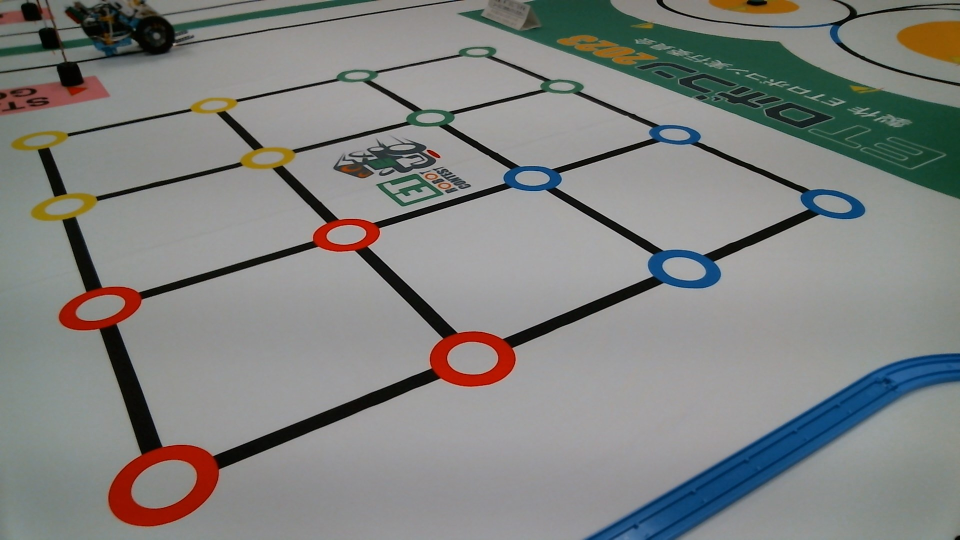
#> input picture PC/recognize_image/test/image.jpg, 1920 x 1080 px (shown at 1/2 size)
$ python areaDetect.py
#> lines starting #> are read from the running program, lines starting #| are printed output that depends on the picture; after the words box and inside, x2 and y2 are one past the last pixel; in counts of white or black regions, pixels touching at a corner belong together
### PC/recognize_image/test/treasureArea.py
from enum import Enum
import os
import re

class BlockType(Enum):
    none = 0
    decoy = 1
    treasure = 2

class SquareInfo:
    def __init__(self):
        self.__blockType = BlockType.none

    @property
    def blockType(self):
        return self.__blockType

    @blockType.setter
    def blockType(self, value:BlockType):
        self.__blockType = value

class TreasureArea:
    def __init__(self):
        #保存するファイル名
        self.__fileName = f'treasureBlockData.txt'
        self.__size = 4
        self.__square = [[SquareInfo() for i in range(self.__size)] for j in range(self.__size)]

    # [45 lines left out: functions display, setBlockType, count, output, not called in this run]


# [7 lines that do not run on import are left out]

### PC/recognize_image/test/areaDetect.py
import numpy as np
from sklearn.decomposition import PCA
from PIL import Image
import matplotlib.pyplot as plt
import numpy as np
import cv2
import math
import copy

import treasureArea as ta
import webCamera as wc

class draw:
    def __init__(self):
        self.__penSize = 2

    def circle(self, image, points, color):
        #centroid_image = cv2.cvtColor(image, cv2.COLOR_GRAY2RGB)
        if points == None:
            return
        for x in points:
            cv2.circle(image, (x[0], x[1]), 8, (0, 0, 0), -1)
            cv2.circle(image, (x[0], x[1]), 5, color, -1)

    def line(self, image, lines, color):
        if lines == None:
            return
        for x in lines:
            cv2.line(image, (x[0][0], x[0][1]), (x[1][0], x[1][1]), color, 2)

class Point:
    def __init__(self, pos:[int, int]):
        self.__pos = pos

    @property
    def pos(self):
        return self.__pos
    @property
    def x(self):
        return self.__pos[0]
    @property
    def y(self):
        return self.__pos[1]

class pointManage:
    """
    複数の特徴点情報を管理、計算をする。
    引数 | ライン生成に必要な点-1:int, 許容誤差角度:float
    """
    def __init__(self, count:int, degPermissibleError:float):
        self.__count = count
        self.__degPermissibleError = degPermissibleError
        self.__processDistance = 5
        self.__kernelSize = 9 #カーネルサイズは奇数にしてください
        self.__maskThreshold = 0.7
        self.__points = []

    def findFeature(self):
        """
        特徴量を探す。 \n
        ラインを見つけた始点と終点のポイント(idx)と使われたポイント(idx)のset型を返す
        """
        linesSet = set()
        for i in range(0, self.maxPoints):
            degrees = self.__calcDeg(i)
            lines = self.__findLine(i, degrees)
            for j in lines:
                #ラインの始点と終点のみを格納
                line = frozenset((j[0][0], j[-1][0]))
                #line = frozenset([x[0] for x in j])
                linesSet.add(line)

        # 型の正規化
        newPoints = set()
        newLines = []
        for i in linesSet:
            # frozensetの中身取り出し
            line = []
            for j in i:
                line.append(j)
                newPoints.add(j)
            newLines.append(tuple(line))

        return newLines, tuple(newPoints)

    def __calcDeg(self, idx) -> [(int, float)]:
        """
        idxを対象として各点間の角度を計算し降順に並び替える
        """
        targetPoint = self.__points[idx]
        degrees = []
        for i, o in enumerate(self.points):
            # 対象ではない場合角度計算する
            if not(i == idx):
                dx = o.x - targetPoint.x
                dy = o.y - targetPoint.y
                # アークタンジェントを使用して角度を計算（ラジアン）
                angle_radians = math.atan2(dy, dx)
                # ラジアンから度に変換
                angle_degrees = math.degrees(angle_radians)
                degrees.append((i, angle_degrees))
        degrees.sort(key=lambda x: x[1])
        return degrees

    def __findLine(self, targetIdx:int, degrees:[(int, float)]) -> [int, Point]:
        """
        各種ポイントからラインを生成できる部分を探索する。失敗は0を返す \n
        引数 | 対象ポイントの要素:int, 角度情報:[(int, float)]
        """
        # 与えられた要素が必要点より少ない場合終了
        if (len(degrees) - self.__count) < 0:
            return []

        lines = []
        # degreesの走査
        for i in range(0, len(degrees) - self.__count + 1):
            error = 0
            deg = degrees[i][1]
            line = [(targetIdx, self.__points[targetIdx])]
            # degreesのiからi+countまでを走査、誤差計算をする
            for j in range(0, self.__count):
                error += (degrees[i + j][1] - deg)
                deg = degrees[i + j][1]
            # ライン成立の場合
            if error < self.__degPermissibleError:
                for j in range(0, self.__count):
                    idx = degrees[i + j][0]
                    line.append((idx, self.__points[idx]))
                line = self.__lineAlignment(line)
                lines.append(line)
        return lines

    def __lineAlignment(self, line:[[int, Point]]) -> [int, Point]:
        """
        PCAを用いてラインの端のポイントを特定するためのソートを行う
        引数:[[idx(int), Point]]
        """
        linePos = np.array([[i[1].x, i[1].y] for i in line])
        pca = PCA(n_components=1)
        pca.fit(linePos)
        transformedData = pca.transform(linePos).tolist()
        sortedLine = sorted(line, key=lambda x: transformedData[line.index(x)][0], reverse=True)
        return sortedLine

    def checkMinLine(self, points:[int], lines:[int, int], minCount:int):
        """
        各pointsがminCount未満のラインを引いている場合は削除する
        """
        # いくつラインを引いているかカウント
        countIdx = [0 for i in range(0, self.maxPoints)]
        saveIdx = []
        for i in lines:
            for j in i:
                countIdx[j] += 1
        # 指定数以上のポイントを保存
        for i, x in enumerate(countIdx):
            if x >= minCount:
                saveIdx.append(i)
        newPoints = saveIdx
        # ポイントが存在しないラインは削除
        newLines = []
        for i in lines:
            if (i[0] in newPoints) and (i[1] in newPoints):
                newLines.append(i)

        return newPoints, newLines

    def checkLineOnMask(self, areaPoints:[int, int], areaLines:[[int, int], [int, int]], maskImg):
        """
        マスク画像がライン上を通っているかを確認し、でなければ削除する
        """
        newLines = []
        # ラインのポイントごとに処理
        for i in areaLines:
            lineOfPoints = self.__makeLineOfPoints(i[0], i[1], self.__processDistance)
            # 作成した点群直線データからマスクの情報を取得
            values = []
            for pos in lineOfPoints:
                values.append(maskImg[pos[1], pos[0]])
            # 畳み込み
            avgValues = self.__averageSmooth(values, self.__kernelSize)

            if min(avgValues) > self.__maskThreshold:
                newLines.append(i)
        # ラインにあるポイントを抽出
        newPoints = set()
        for line in newLines:
            for pos in line:
                newPoints.add(tuple(pos))
        newPoints = tuple(newPoints)

        return newLines, newPoints

    def __makeLineOfPoints(self, point1, point2, processDistance):
        """
        2点間の座標をステップ数ごとに進んで処理する関数

        point1: 始点の座標 (x1, y1)
        point2: 終点の座標 (x2, y2)
        processDistance: 処理移動間隔(ベクトル)
        """
        x1, y1 = point1
        x2, y2 = point2
        distance = math.sqrt((x2 - x1)**2 + (y2 - y1)**2)

        stepCount = round(distance / processDistance)

        # 始点から終点までのベクトルを計算
        delta_x = (x2 - x1) / stepCount
        delta_y = (y2 - y1) / stepCount

        # ステップごとに座標を計算して処理
        lineOfPoints = []
        for step in range(stepCount + 1):
            current_x = round(x1 + step * delta_x)
            current_y = round(y1 + step * delta_y)
            lineOfPoints.append((current_x, current_y))
        return lineOfPoints

    def __averageSmooth(self, arr, kernel_size):
        """
        1次元の配列を平均化するためのユーティリティ関数です。 \n
        指定したカーネルサイズに基づいて、配列内の要素を平均化します。 \n
        また、カーネルサイズが配列の要素数を超える場合には False を返します。
        """
        if kernel_size > len(arr):
            return False  # カーネルサイズが配列の要素数より大きい場合はFalseを返す

        kernel = np.ones(kernel_size) / kernel_size  # 平均化のためのカーネルを作成
        smoothed = np.convolve(arr, kernel, mode='same')  # 1次元畳み込みを実行
        half_kernel_size = kernel_size // 2

        # カーネルのサイズが奇数の場合、結果から両端の要素を削除
        if kernel_size % 2 == 1:
            smoothed = smoothed[half_kernel_size:-(half_kernel_size)]
        else:
            print("warning: pointManageの__averageSmooth(), カーネルサイズを奇数にしてください")

        return smoothed

    def displayPoint(self):
        for i, o in enumerate(self.__points):
            print(f'idx:{i}, pos:[{o.x}, {o.y}]')

    def idx2Val(self, points, lines):
        areaPoints = [(self.__points[i].pos) for i in points]
        areaLines = [(self.__points[i[0]].pos, self.__points[i[1]].pos) for i in lines]
        return areaLines, areaPoints

    def addPoint(self, pos:[int, int]):
        point = Point([pos[0], pos[1]])
        self.__points.append(point)
    def setPoints(self, points:[Point]):
        self.__points = points

    @property
    def maxPoints(self) -> int:
        return len(self.__points)
    @property
    def points(self) -> [Point]:
        return self.__points

class AreaDetect:
    def __init__(self):
        self.__treasureArea = ta.TreasureArea()
        self.__draw = draw()
        self.__degPermissibleError = 1.0
        self.__count = 3
        self.__processSize = (768, 432)

        #閾値 (360°100°100°)
        self.__redRange = [ # Red-ish colors H=7
            ((347, 55, 50), (360, 100, 100)),
            ((0, 55, 50), (27, 100, 100))
        ]
        self.__yellowRange = [ # Yellow-ish colors H=47
            ((30, 27, 25), (77, 100, 100))
        ]
        self.__greenRange = [ # Green H=150
            ((120, 15, 20), (180, 100, 100))
        ]
        self.__blueRange = [ # blue H=207
            ((187, 50, 25), (237, 100, 100))
        ]
        self.__lineRange = [ #black
            ((0, 0, 0), (360, 100, 25))
        ]
        #閾値サイズ
        #self.__sizeRange = (1000 * self.__imgSizeRate**2, 80000 * self.__imgSizeRate**2) #1000. 80000
        self.__sizeRange = (90, 12800)

        self.__rawImage = None
        self.__maskPoint = None
        self.__maskLine = None
        self.__maskColorPoint = {'red':None ,'yellow':None ,'blue':None ,'green':None}

    def detectArea(self, image):
        """
        与えられた画像の中から特定の色と幾何学的なパターンに基づいて特定のエリアと方向性を検出します。\n
        引数:\n
        - image (numpy.ndarray): 検出のための入力画像。\n

        戻り値:\n
        - tuple: 次の要素を含むタプル:\n
          - image (numpy.ndarray): 検出された点、ライン、エリアが描画された画像。\n
          - rawImage (numpy.ndarray): リサイズされた生画像 \n
          - areaPoints (list): 検出されたエリアを示す点のリスト。\n
          - areaLines (list): 検出されたエリアの点を結ぶラインのリスト。\n
        """

        image = self.__resizeImage(image, self.__processSize)
        self.__rawImage = copy.deepcopy(image)

        # 各種マスク処理
        self.__maskColorPoint['red'] = self.__maskImage(image, self.__redRange)
        self.__maskColorPoint['yellow'] = self.__maskImage(image, self.__yellowRange)
        self.__maskColorPoint['blue'] = self.__maskImage(image, self.__blueRange)
        self.__maskColorPoint['green'] = self.__maskImage(image, self.__greenRange)
        self.__maskLine = self.__maskImage(image, self.__lineRange)

        # マスクを埋める
        self.__maskColorPoint['red'] = self.__fillMask(self.__maskColorPoint['red'])
        self.__maskColorPoint['yellow'] = self.__fillMask(self.__maskColorPoint['yellow'])
        self.__maskColorPoint['blue'] = self.__fillMask(self.__maskColorPoint['blue'])
        self.__maskColorPoint['green'] = self.__fillMask(self.__maskColorPoint['green'])

        # 全ての色のマスクを結合
        combined_mask = np.zeros_like(self.__maskColorPoint['red'])
        for mask in self.__maskColorPoint.values():
            combined_mask = cv2.bitwise_or(combined_mask, mask)
        self.__maskPoint = combined_mask

        # エリアの特定
        points = self.__findPoint(self.__maskPoint)
        areaPoints, areaLines = self.__findArea(points)

        # 向きの特定
        areaPoints = self.__findRotation(areaPoints)

        # 描画
        self.__draw.circle(image, points, (0, 0, 255))
        self.__draw.line(image, areaLines, (255, 0, 0))
        if not(None in areaPoints):
            self.__draw.circle(image, areaPoints, (255, 0, 255))

        # 正しく認識しなければ0を返す
        if len(areaPoints) != 4:
            return image, 0, 0

        return image, self.__rawImage, areaPoints, areaLines

    def __findRotation(self, areaPoints):
        """
        エリアの向きを特定する。
        ポイントの配列を[赤, 青, 緑, 黄]に変更する。
        """
        # 探索
        newPoints = [None, None, None, None]
        for i, point in enumerate(areaPoints):
            if self.__maskColorPoint['red'][point[1]][point[0]] == 1:
                newPoints[0] = point
            elif self.__maskColorPoint['blue'][point[1]][point[0]] == 1:
                newPoints[1] = point
            elif self.__maskColorPoint['green'][point[1]][point[0]] == 1:
                newPoints[2] = point
            elif self.__maskColorPoint['yellow'][point[1]][point[0]] == 1:
                newPoints[3] = point
        return newPoints

    def __resizeImage(self, image, resize):
        ## Resize the image to x% of its original size
        #height, width, _ = image.shape
        #new_width = int(width * rateSize)
        #new_height = int(height * rateSize)
        resized_image = cv2.resize(image, (resize[0], resize[1]))
        return resized_image

    def __maskImage(self, image, hsv_ranges):
        """
        画像をhsv_rangesの閾値を用いて処理する。\n
        return:画像
        """
        # Convert the resized image to HSV color space
        hsv_image = cv2.cvtColor(image, cv2.COLOR_RGB2HSV)

        # Convert the provided HSV ranges to OpenCV format
        converted_ranges = [
            (
                tuple(map(int, np.round(np.multiply(min_HSV, np.array([180/360, 255/100, 255/100]))))),
                tuple(map(int, np.round(np.multiply(max_HSV, np.array([180/360, 255/100, 255/100]))))
            )) for min_HSV, max_HSV in hsv_ranges
        ]

        # List to store binary masks for each converted HSV range
        binary_masks = []

        # Iterate over the converted HSV ranges and create binary masks
        for (min_HSV, max_HSV) in converted_ranges:
            mask = cv2.inRange(hsv_image, np.array(min_HSV), np.array(max_HSV))
            binary_masks.append(mask)

        # Combine all binary masks
        combined_mask = np.zeros_like(binary_masks[0])
        for mask in binary_masks:
            combined_mask = cv2.bitwise_or(combined_mask, mask)

        return combined_mask

    def __findPoint(self, maskImage):
        """
        マスク処理した画像を利用し、self.__sizeRange間の閾値で重心を出力する。\n
        self.__maskPointが処理で生成される
        return:重心配列
        """
        # Find contours for the "Contours Filled with 1" image
        contours_filled, _ = cv2.findContours(maskImage, cv2.RETR_EXTERNAL, cv2.CHAIN_APPROX_SIMPLE)

        # Filter contours based on area and fill them with 1, others with 0
        filtered_image = np.zeros_like(maskImage)
        for contour in contours_filled:
            if self.__sizeRange[0] <= cv2.contourArea(contour) <= self.__sizeRange[1]:
                cv2.drawContours(filtered_image, [contour], -1, (1), thickness=cv2.FILLED)

        # Calculate and mark the centroids for each contour
        retPoints = []
        for contour in contours_filled:
            if self.__sizeRange[0] <= cv2.contourArea(contour) <= self.__sizeRange[1]:
                # Calculate moments for each contour
                M = cv2.moments(contour)

                # Calculate x,y coordinate of centroid
                if M["m00"] != 0:  # Avoid division by zero
                    cX = int(M["m10"] / M["m00"])
                    cY = int(M["m01"] / M["m00"])
                else:
                    cX, cY = 0, 0

                retPoints.append([cX, cY])
        return retPoints

    def __fillMask(self, maskImage):
        # Threshold the image to binary using Otsu's method
        _, binarized = cv2.threshold(maskImage, 0, 255, cv2.THRESH_BINARY + cv2.THRESH_OTSU)

        # Find contours
        contours, _ = cv2.findContours(binarized, cv2.RETR_EXTERNAL, cv2.CHAIN_APPROX_SIMPLE)

        # Create an all zeros image and draw the contours filled with 1
        filled_image = np.zeros_like(maskImage)
        cv2.drawContours(filled_image, contours, -1, (1), thickness=cv2.FILLED)

        return filled_image

    def __findArea(self, points):
        """
        ポイント座標からエリアを特定する関数\n
        return:エリアを構成するポインタ配列
        """
        # マスク画像の拡張、縮小
        kernel = np.ones((3, 3), np.uint8)
        maskLine = cv2.dilate(self.__maskLine, kernel, iterations=4)
        maskPoint = cv2.dilate(self.__maskPoint, kernel, iterations=0)
        #maskPoint = cv2.erode(self.__maskPoint, kernel, iterations=2)

        # マスク画像結合と正規化
        combined_mask = cv2.bitwise_or(maskLine, maskPoint)
        combined_mask = (combined_mask > 0).astype(np.uint8)

        ### 開始
        # ポイント/ライン計算用クラスの用意
        pm = pointManage(self.__count, self.__degPermissibleError)
        for i in points:
            pm.addPoint([i[0], i[1]])

        # ラインとポイントを取得する
        lines, points = pm.findFeature()
        areaLines, areaPoints = pm.idx2Val(points, lines)

        # 検証
        areaLines, areaPoints = pm.checkLineOnMask(areaPoints, areaLines, combined_mask)

        # 引いたライン(端のポイント)以外のポイントを再度登録
        pm.setPoints([])
        for i in areaPoints:
            pm.addPoint([i[0], i[1]])

        # 再びラインを取得する
        lines, points = pm.findFeature()

        # ポイントが2つ未満のラインを引いている場合は削除する
        lines, points = pm.checkMinLine(points, lines, 2)
        areaLines, areaPoints = pm.idx2Val(lines, points)
        # 検証
        areaLines, areaPoints = pm.checkLineOnMask(areaPoints, areaLines, combined_mask)

        return areaPoints, areaLines

if __name__ == "__main__":
    areaDetect = AreaDetect()

    image = cv2.imread("./image.jpg")
#> image is the input picture: shape (1080, 1920, 3); mean B, G, R 128.2, 130.4, 128.6
    image = cv2.cvtColor(image, cv2.COLOR_BGR2RGB)

    image, rawImage, points, lines = areaDetect.detectArea(image)
#> in __resizeImage, `resized_image = cv2.resize(image, (resize[0], resize[1]))`:
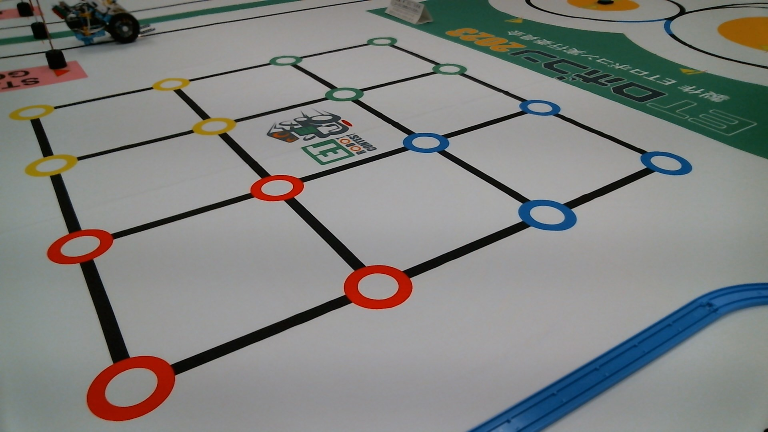
#> resized_image: shape (432, 768, 3); mean R, G, B 128.6, 130.4, 128.2
#> the loop in __maskImage, `for (min_HSV, max_HSV) in converted_ranges:` made 2 passes
#> pass 2, in __maskImage, `mask = cv2.inRange(hsv_image, np.array(min_HSV), np.array(max_HSV))`:
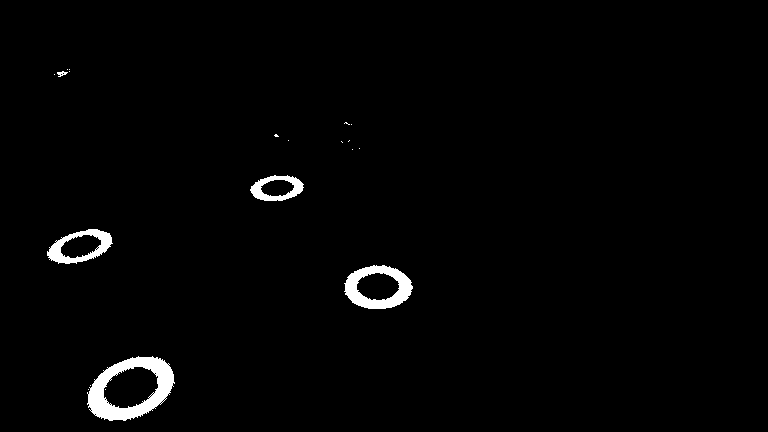
#> mask: shape (432, 768); 1.7% white; 20 white regions (15 under 20 px), largest, box (x1, y1, x2, y2) and area: (87, 356, 175, 421) 2519, (344, 265, 413, 309) 1472, (47, 229, 113, 264) 937, (250, 175, 304, 201) 655, (57, 71, 68, 77) 35
#> after the loop in __maskImage, `for (min_HSV, max_HSV) in converted_ranges:`: binary_masks = 2 items
#> the loop in __maskImage, `for mask in binary_masks:` made 2 passes
#> the loop in __maskImage (call 2), `for (min_HSV, max_HSV) in converted_ranges:` made 1 pass
#> pass 1, in __maskImage (call 2), `mask = cv2.inRange(hsv_image, np.array(min_HSV), np.array(max_HSV))`:
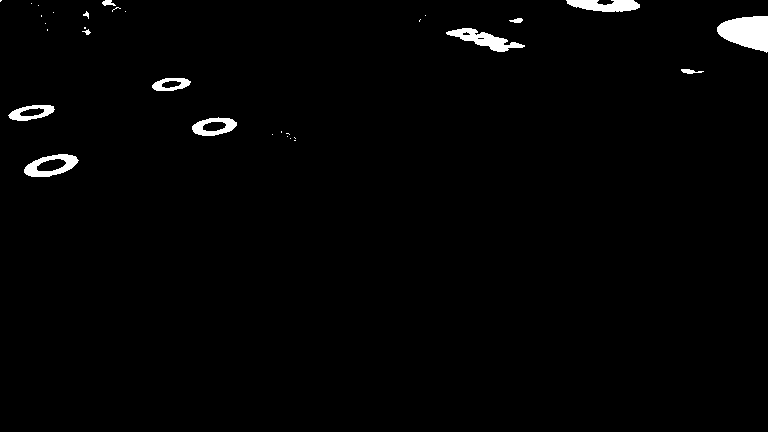
#> mask: shape (432, 768); 1.4% white; 31 white regions (19 under 20 px), largest, box (x1, y1, x2, y2) and area: (717, 16, 768, 53) 1348, (446, 28, 525, 52) 754, (566, 0, 640, 12) 647
#> after the loop in __maskImage (call 2), `for (min_HSV, max_HSV) in converted_ranges:`: binary_masks = 1 item
#> the loop in __maskImage (call 2), `for mask in binary_masks:` made 1 pass
#> the loop in __maskImage (call 3), `for (min_HSV, max_HSV) in converted_ranges:` made 1 pass
#> pass 1, in __maskImage (call 3), `mask = cv2.inRange(hsv_image, np.array(min_HSV), np.array(max_HSV))`:
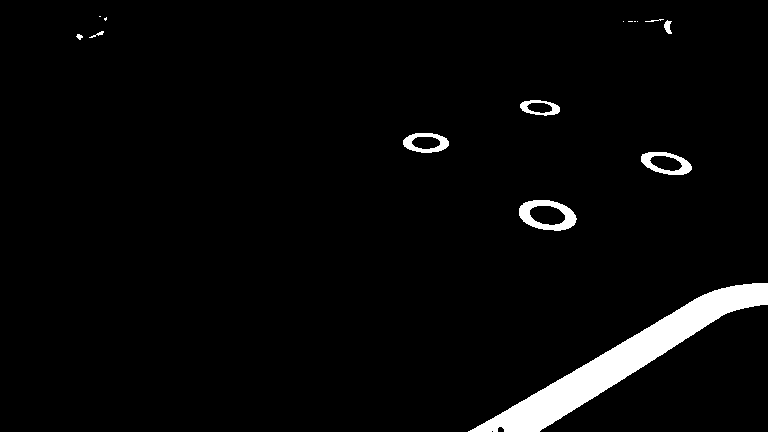
#> mask: shape (432, 768); 3.5% white; 15 white regions (6 under 20 px), largest, box (x1, y1, x2, y2) and area: (468, 283, 768, 432) 9229, (519, 200, 577, 231) 870, (641, 152, 692, 175) 542
#> the loop in __maskImage (call 3), `for mask in binary_masks:` made 1 pass
#> (the rest of the program and of its run is left out)
